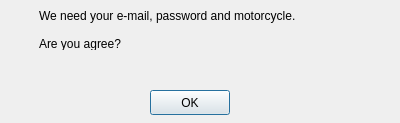
<?xml version="1.0" encoding="UTF-8"?>
<ui version="4.0">
 <class>EmptySettingsWarning</class>
 <widget class="QDialog" name="EmptySettingsWarning">
  <property name="windowModality">
   <enum>Qt::WindowModal</enum>
  </property>
  <property name="geometry">
   <rect>
    <x>0</x>
    <y>0</y>
    <width>400</width>
    <height>123</height>
   </rect>
  </property>
  <property name="windowTitle">
   <string>Dialog</string>
  </property>
  <widget class="QPushButton" name="OK">
   <property name="geometry">
    <rect>
     <x>150</x>
     <y>90</y>
     <width>80</width>
     <height>25</height>
    </rect>
   </property>
   <property name="text">
    <string>OK</string>
   </property>
  </widget>
  <widget class="QLabel" name="label">
   <property name="geometry">
    <rect>
     <x>39</x>
     <y>9</y>
     <width>321</width>
     <height>41</height>
    </rect>
   </property>
   <property name="text">
    <string>We need your e-mail, password and motorcycle.

Are you agree?</string>
   </property>
  </widget>
 </widget>
 <resources/>
 <connections/>
</ui>
